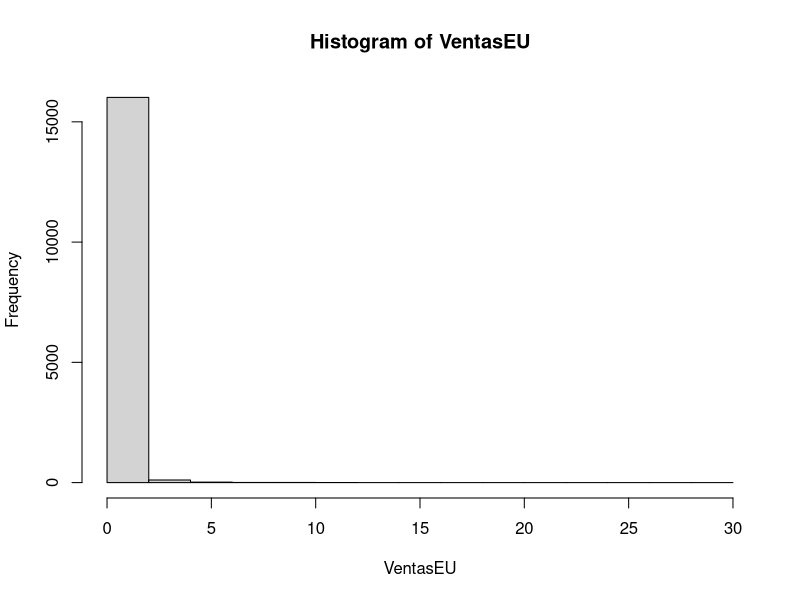
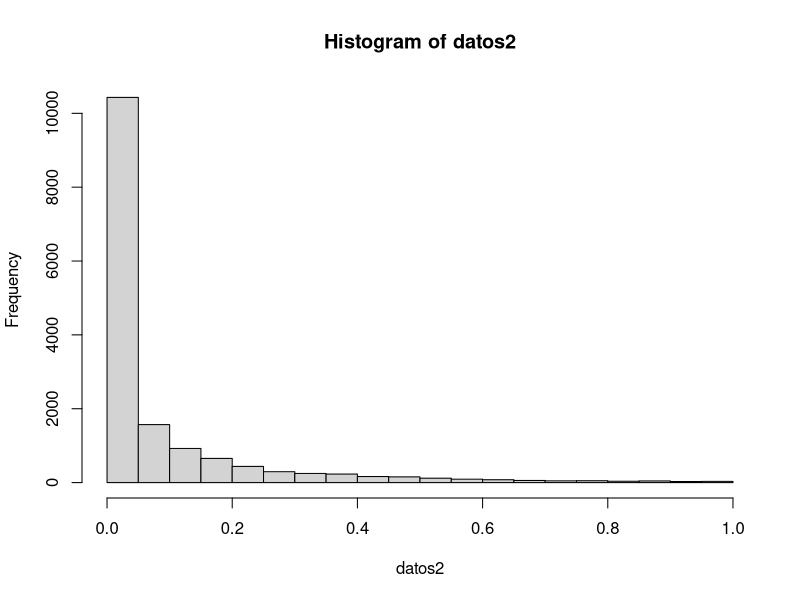
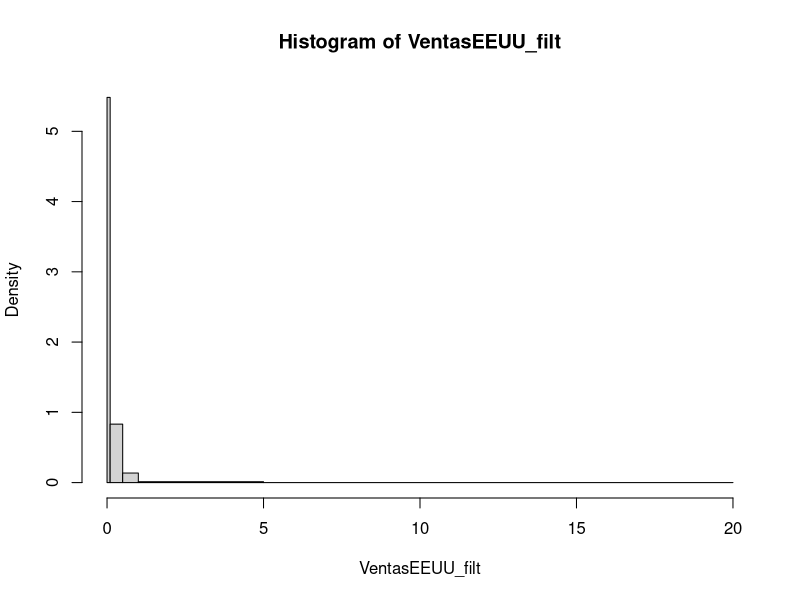
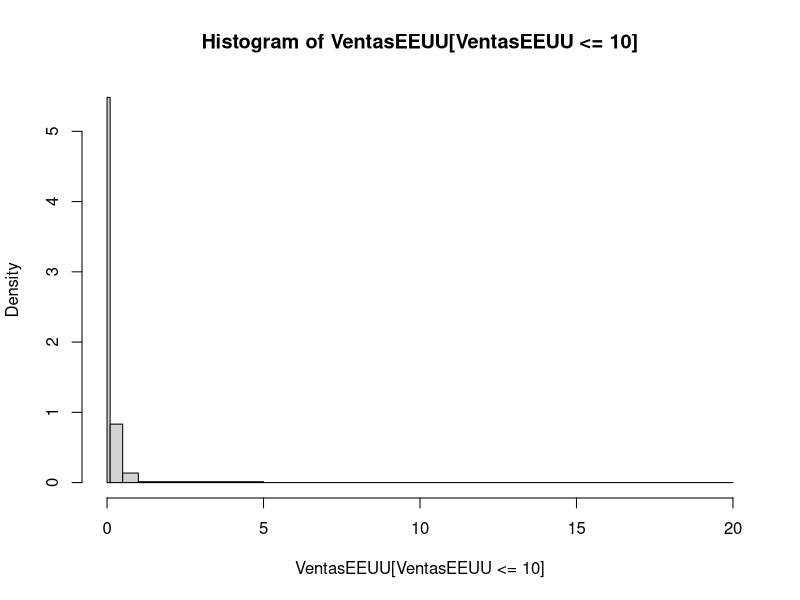
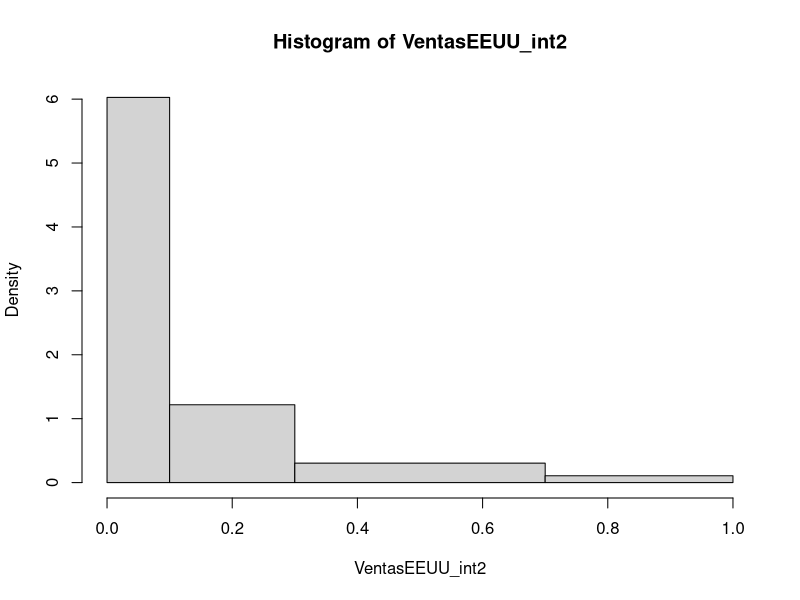
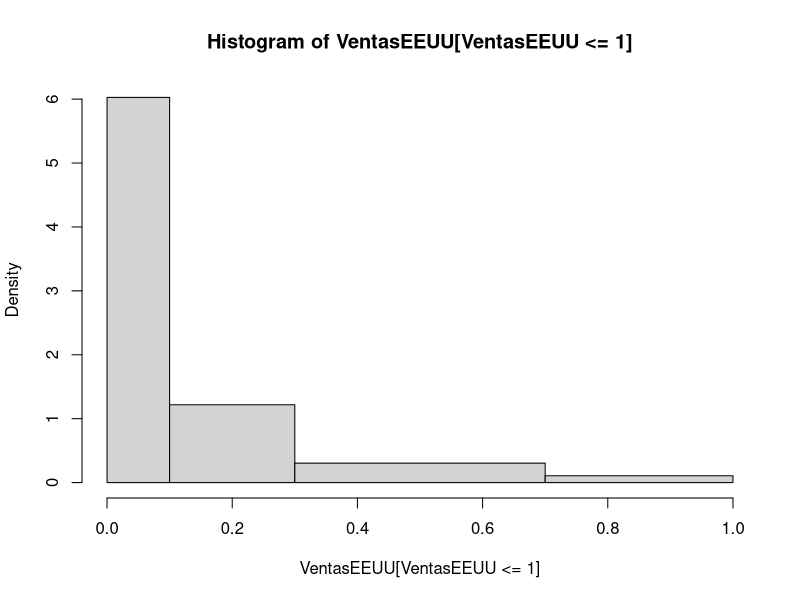
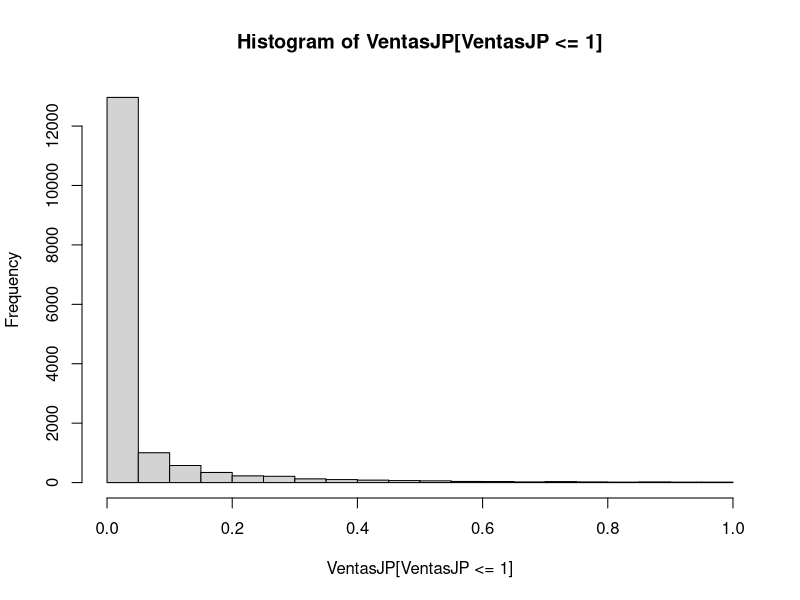
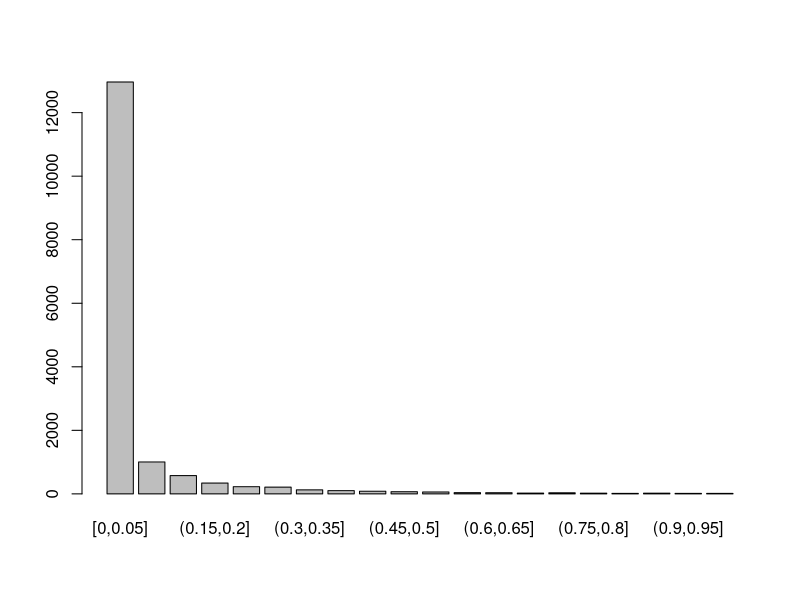

Write the R code that produced these figures, in order.
# Ejercicio 1
juegos <- read.table("Juegos.dat")
attach(juegos)
table(Fecha)
fechas <- names(table(Fecha))
fechas
ni <- as.numeric(table(Fecha))
ni
fi <- ni / length(Fecha)
Ni <- cumsum(ni)
Fi <- cumsum(fi)
tabla_fechas <- data.frame(fechas, ni, fi, Ni, Fi)
tabla_fechas

# Ejercicio 2 se hace en pizarra

# Ejercicio 3
str(VentasEU)
datos <- VentasEU[1:3]
datos
N <- length(datos)
m1 <- sum(datos) / N
m1
v1 <- sum((datos - m1)^2) / N
v1
m2 <- mean(datos)
m2
v2 <- var(datos) * (N - 1) / N
v2
summary(VentasEU)
N <- length(VentasEU)
c(mean(VentasEU), sum(VentasEU) / N)
c(var(VentasEU) * (N - 1) / N, sum((VentasEU - mean(VentasEU))^2) / N)
n_i <- table(VentasEU)
n_i
modaVentasEU <- sort(n_i)[length(n_i)]
modaVentasEU
summary(VentasEU)
mean(VentasEU)
median(VentasEU)
table(VentasEU)
h <- hist(VentasEU)
str(h)
datos2 <- VentasEU[VentasEU <= 1]
a <- hist(datos2)
datos2_int <- cut(datos2, breaks = a$breaks, include.lowest = TRUE)
valores <- names(table(datos2_int))
ni_datos2_int <- as.numeric(table(datos2_int))
fi_datos2_int <- ni_datos2_int / length(datos2_int)
Ni_datos2_int <- cumsum(ni_datos2_int)
Fi_datos2_int <- cumsum(fi_datos2_int)
tabla_datos2_int <- data.frame(valores, ni_datos2_int, fi_datos2_int, Ni_datos2_int, Fi_datos2_int)
tabla_datos2_int
marcas <- a$mids
frec <- a$counts / sum(a$counts)
m_clases <- sum(marcas * frec)
m_clases
v_clases <- sum((marcas - m_clases)^2 * frec)
v_clases


# Ejercicio 4
min(VentasEEUU)
max(VentasEEUU)
VentasEEUU_filt <- VentasEEUU[VentasEEUU <= 10]
hist(VentasEEUU_filt, breaks = c(0, 0.1, 0.5, 1, 5, 20), right = FALSE)
hist(VentasEEUU[VentasEEUU <= 10], breaks = c(0, 0.1, 0.5, 1, 5, 20), right = FALSE)
VentasEEUU_int2 <- VentasEEUU[VentasEEUU <= 1]
hist(VentasEEUU_int2, breaks = c(0, 0.1, 0.3, 0.7, 1), include.lowest = TRUE)
hist(VentasEEUU[VentasEEUU <= 1], breaks = c(0, 0.1, 0.3, 0.7, 1), include.lowest = TRUE)


# Ejercicio 5
nVentasJP <- hist(VentasJP[VentasJP <= 1])
VentasJP_int <- cut(VentasJP[VentasJP <= 1], breaks = nVentasJP$breaks, include.lowest = TRUE)
barplot(table(VentasJP_int))

# Ejercicio 6
VentasOtros_tipificados <- (VentasOtros - mean(VentasOtros)) / sd(VentasOtros)
hist(VentasOtros)
hist(VentasOtros_tipificados)
VentasOtros_nuevos <- VentasOtros_tipificados * 0.2 + 0.5
mean(VentasOtros_nuevos)
hist(VentasOtros_nuevos)
